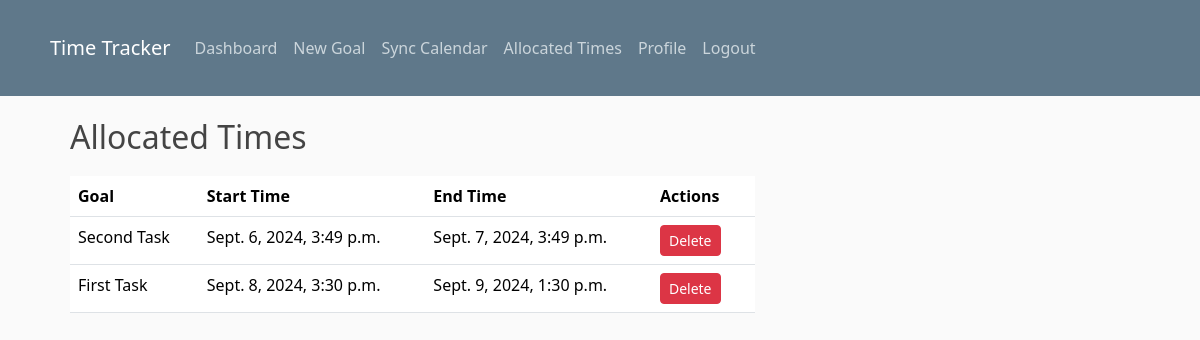
The page /allocated-times/ (signed in) on the database its author committed.
### core/models.py (models this page shows, shortened)
class TimeAllocation(models.Model):
    user = models.ForeignKey(User, on_delete=models.CASCADE)
    goal = models.ForeignKey(Goal, on_delete=models.CASCADE)
    start_time = models.DateTimeField()
    end_time = models.DateTimeField()
    google_calendar_event_id = models.CharField(max_length=255, null=True, blank=True)  # Add this field

class Goal(models.Model):
    PRIORITY_CHOICES = [
        (1, 'High'),
        (2, 'Medium'),
        (3, 'Low'),
    ]
    user = models.ForeignKey(User, on_delete=models.CASCADE)
    title = models.CharField(max_length=200)
    description = models.TextField()
    priority = models.PositiveIntegerField(choices=PRIORITY_CHOICES)  # Add choices here
    estimated_time = models.PositiveIntegerField(help_text='In minutes')
    created_at = models.DateTimeField(auto_now_add=True)
    due_date = models.DateField(null=True, blank=True)

### core/views.py (the view)
# urls.py: path('allocated-times/', login_required(views.allocated_times), name='allocated_times'),
@login_required
def allocated_times(request):
    allocations = TimeAllocation.objects.filter(user=request.user).order_by('start_time')
    return render(request, 'core/allocated_times.html', {'allocations': allocations})

### core/templates/core/allocated_times.html (shortened to what this page needs)
{% extends "core/base.html" %}
{% block content %}
<div class="container">
    <h2>Allocated Times</h2>
    {% if allocations %}
        <table class="table">
            <thead>
                <tr>
                    <th>Goal</th>
                    <th>Start Time</th>
                    <th>End Time</th>
                    <th>Actions</th>
                </tr>
            </thead>
            <tbody>
                {% for allocation in allocations %}
                    <tr>
                        <td>{{ allocation.goal.title }}</td>
                        <td>{{ allocation.start_time }}</td>
                        <td>{{ allocation.end_time }}</td>
                        <td>
                            <form method="post" action="{% url 'delete_allocation' allocation.id %}">
                                <button type="submit" class="btn btn-danger btn-sm">Delete</button>
                            </form>
                        </td>
                    </tr>
                {% endfor %}
            </tbody>
        </table>
    {% else %}
        <p>No allocated times found.</p>
    {% endif %}
</div>
{% endblock content %}

### core/static/core/main.css (style rules this page uses)
body { background: #fafafa; color: #333333; padding-top: 30px; }
h1, h2, h3, h4, h5, h6 { color: #444444; }
.container { padding: 20px; }
h2, h3 { margin-bottom: 20px; }
.btn { margin-right: 10px; }
.btn-danger { background-color: #dc3545; color: #fff; }

### rows shown on the page
TimeAllocation: goal "Second Task", start_time "Sept. 6, 2024, 3:49 p.m.", end_time "Sept. 7, 2024, 3:49 p.m."
TimeAllocation: goal "First Task", start_time "Sept. 8, 2024, 3:30 p.m.", end_time "Sept. 9, 2024, 1:30 p.m."
